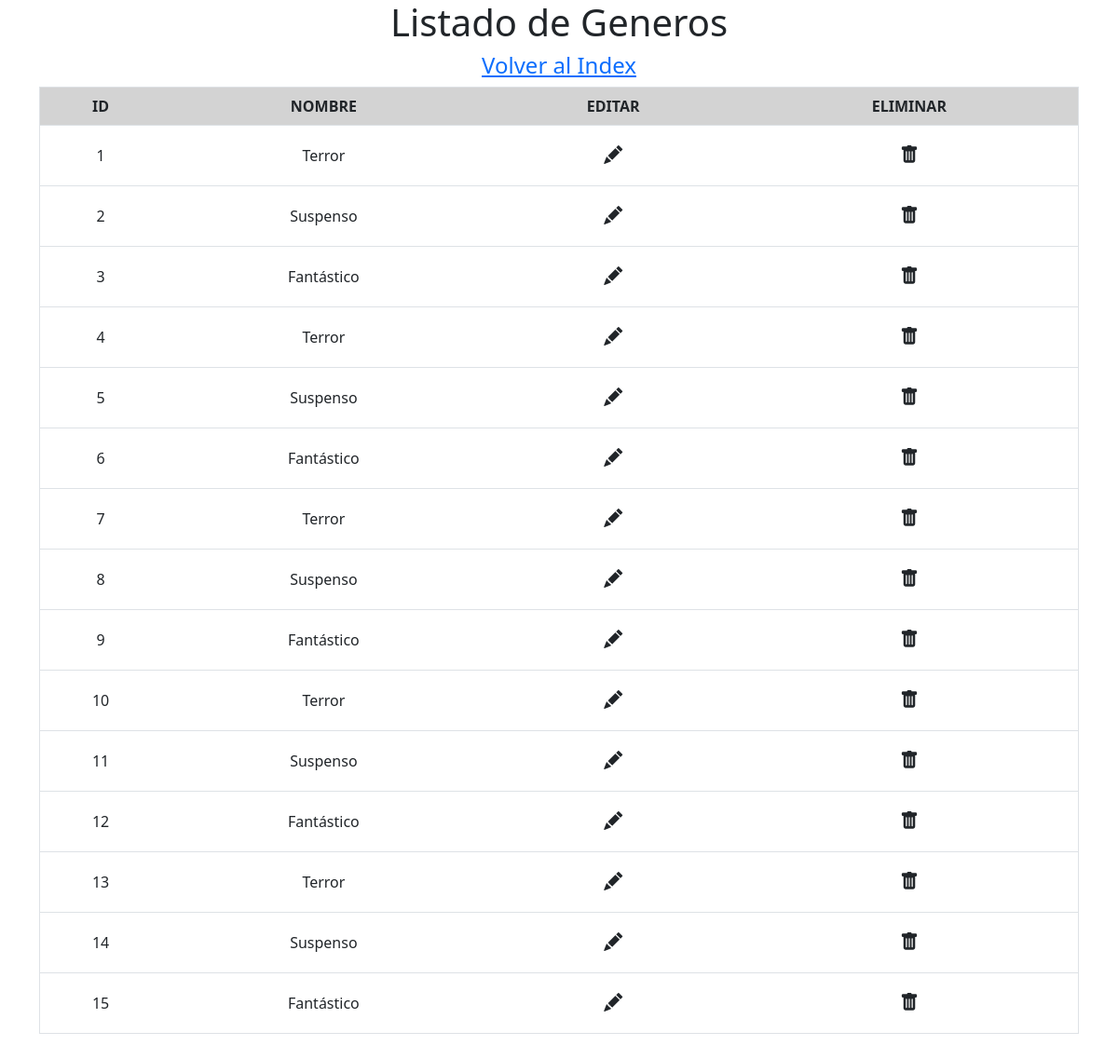
The app's page /listado_genero with its own data.
### gestion/models.py (models this page shows, shortened)
class Genero(models.Model):
    nombre = models.CharField(max_length=100)

### gestion/views.py (the view)
# urls.py: path('listado_genero', views.mostrarListadoGenero),
def mostrarListadoGenero(request):
    gen = Genero.objects.all().values()
    datos = {'gen':gen}
    return render(request, 'listado_genero.html', datos)

### gestion/templates/listado_genero.html (shortened to what this page needs)
<!DOCTYPE html>
<html lang="en">
    <head>
        <link href="https://cdn.jsdelivr.net/npm/bootstrap@5.2.0/dist/css/bootstrap.min.css" rel="stylesheet"/>
        <link rel="stylesheet" href="https://cdn.jsdelivr.net/npm/bootstrap-icons@1.9.1/font/bootstrap-icons.css"/>
    </head>
    <body>
        <div class="container">
            <h1 class="text-center">Listado de Generos</h1>
            <h4 class="text-center"><a href="/menu_admin">Volver al Index</a></h4>
            {% if gen %}
                <table border="1" class="table table-hover text-center">
                    <tr bgcolor="lightgray">
                        <th>ID</th>
                        <th>NOMBRE</th>
                        <th>EDITAR</th>
                        <th>ELIMINAR</th>
                    </tr>
                {% for x in gen %}
                    <tr class="align-middle">
                        <td>{{ x.id }}</td>
                        <td>{{ x.nombre }}</td>
                        <td>
                            <a href="/form_actualizar_genero/{{ x.id }}" class="btn btn-lg">
                                <i class="bi bi-pencil-fill"></i>
                            </a>
                        </td>
                        <td>
                            <button type="button" onClick="botonEliminar({{ x.id }})" class="btn btn-lg">
                                <i class="bi bi-trash-fill"></i>
                            </button>
                        </td>
                    </tr>
                {% endfor %}
                </table>
                <br/>
            {% else %}
                <h2 class="text-center  text-danger">No Hay Registros De Generos Para Listar</h2>
            {% endif %}
        </div>
    </body>
</html>

### records on screen
Genero: id "1", nombre "Terror"
Genero: id "2", nombre "Suspenso"
Genero: id "3", nombre "Fantástico"
Genero: id "4", nombre "Terror"
Genero: id "5", nombre "Suspenso"
Genero: id "6", nombre "Fantástico"
Genero: id "7", nombre "Terror"
Genero: id "8", nombre "Suspenso"
Genero: id "9", nombre "Fantástico"
Genero: id "10", nombre "Terror"
Genero: id "11", nombre "Suspenso"
Genero: id "12", nombre "Fantástico"
Genero: id "13", nombre "Terror"
Genero: id "14", nombre "Suspenso"
Genero: id "15", nombre "Fantástico"
